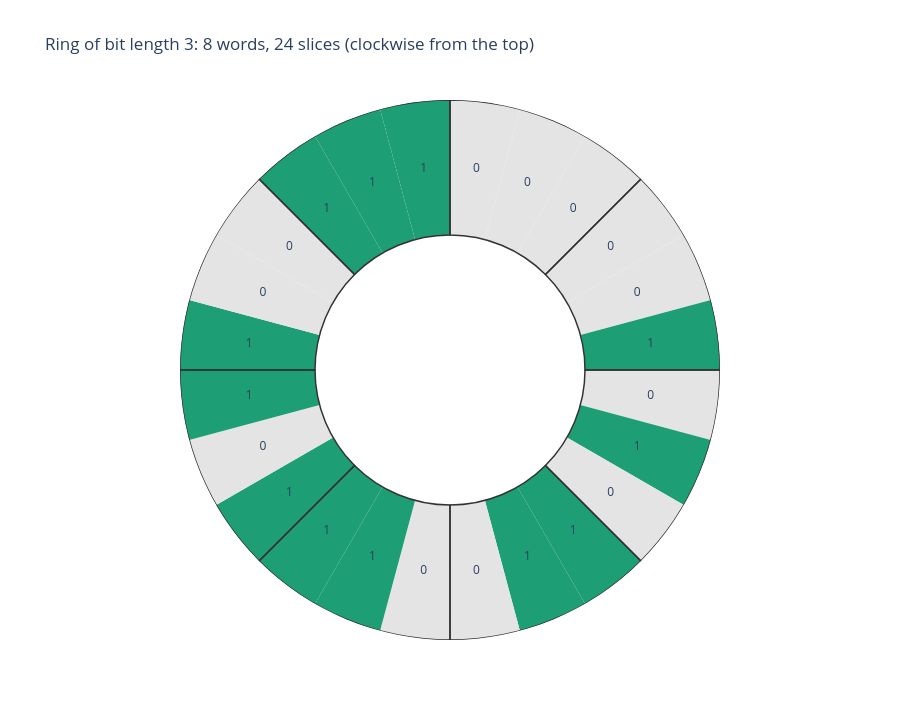

This figure's notebook cell:
### Code cell
n = int(input("Bit length? "))
if n < 1 or n > 12:
    print("Pick 1 to 12 (12 already means 4096 words).")
else:
    ring, fig = ring_figure(n)
    print("\n".join(ring))
    fig.show()

### Figure 1 — Plotly figure (JSON) as saved in the notebook; plotly's stock layout.template omitted (floating-point values rounded to 4 significant figures)
{"data": [{"base": [3, 3, 3, 3, 3, 3, 3, 3, 3, 3, 3, 3, 3, 3, 3, 3, 3, 3, 3, 3, 3, 3, 3, 3], "hoverinfo": "text", "hovertext": ["000  (slice 1 = 0)", "000  (slice 2 = 0)", "000  (slice 3 = 0)", "001  (slice 1 = 0)", "001  (slice 2 = 0)", "001  (slice 3 = 1)", "010  (slice 1 = 0)", "010  (slice 2 = 1)", "010  (slice 3 = 0)", "110  (slice 1 = 1)", "110  (slice 2 = 1)", "110  (slice 3 = 0)", "011  (slice 1 = 0)", "011  (slice 2 = 1)", "011  (slice 3 = 1)", "101  (slice 1 = 1)", "101  (slice 2 = 0)", "101  (slice 3 = 1)", "100  (slice 1 = 1)", "100  (slice 2 = 0)", "100  (slice 3 = 0)", "111  (slice 1 = 1)", "111  (slice 2 = 1)", "111  (slice 3 = 1)"], "marker": {"color": ["#E4E4E4", "#E4E4E4", "#E4E4E4", "#E4E4E4", "#E4E4E4", "#1D9E75", "#E4E4E4", "#1D9E75", "#E4E4E4", "#1D9E75", "#1D9E75", "#E4E4E4", "#E4E4E4", "#1D9E75", "#1D9E75", "#1D9E75", "#E4E4E4", "#1D9E75", "#1D9E75", "#E4E4E4", "#E4E4E4", "#1D9E75", "#1D9E75", "#1D9E75"], "line": {"width": 0}}, "r": [3, 3, 3, 3, 3, 3, 3, 3, 3, 3, 3, 3, 3, 3, 3, 3, 3, 3, 3, 3, 3, 3, 3, 3], "showlegend": false, "theta": [7.5, 22.5, 37.5, 52.5, 67.5, 82.5, 97.5, 112.5, 127.5, 142.5, 157.5, 172.5, 187.5, 202.5, 217.5, 232.5, 247.5, 262.5, 277.5, 292.5, 307.5, 322.5, 337.5, 352.5], "type": "barpolar", "width": [15, 15, 15, 15, 15, 15, 15, 15, 15, 15, 15, 15, 15, 15, 15, 15, 15, 15, 15, 15, 15, 15, 15, 15]}, {"base": [3, 3, 3, 3, 3, 3, 3, 3], "hoverinfo": "text", "hovertext": ["000", "001", "010", "110", "011", "101", "100", "111"], "marker": {"color": "rgba(0,0,0,0)", "line": {"color": "#333", "width": 1.5}}, "r": [3, 3, 3, 3, 3, 3, 3, 3], "showlegend": false, "theta": [22.5, 67.5, 112.5, 157.5, 202.5, 247.5, 292.5, 337.5], "type": "barpolar", "width": [45, 45, 45, 45, 45, 45, 45, 45]}, {"hoverinfo": "skip", "mode": "text", "r": [4.5, 4.5, 4.5, 4.5, 4.5, 4.5, 4.5, 4.5, 4.5, 4.5, 4.5, 4.5, 4.5, 4.5, 4.5, 4.5, 4.5, 4.5, 4.5, 4.5, 4.5, 4.5, 4.5, 4.5], "showlegend": false, "text": ["0", "0", "0", "0", "0", "1", "0", "1", "0", "1", "1", "0", "0", "1", "1", "1", "0", "1", "1", "0", "0", "1", "1", "1"], "textfont": {"size": 12}, "theta": [7.5, 22.5, 37.5, 52.5, 67.5, 82.5, 97.5, 112.5, 127.5, 142.5, 157.5, 172.5, 187.5, 202.5, 217.5, 232.5, 247.5, 262.5, 277.5, 292.5, 307.5, 322.5, 337.5, 352.5], "type": "scatterpolar"}], "layout": {"height": 720, "polar": {"angularaxis": {"direction": "clockwise", "rotation": 90, "showgrid": false, "showline": false, "showticklabels": false}, "bgcolor": "rgba(0,0,0,0)", "radialaxis": {"range": [0, 6], "visible": false}}, "title": {"text": "Ring of bit length 3: 8 words, 24 slices (clockwise from the top)"}}}
